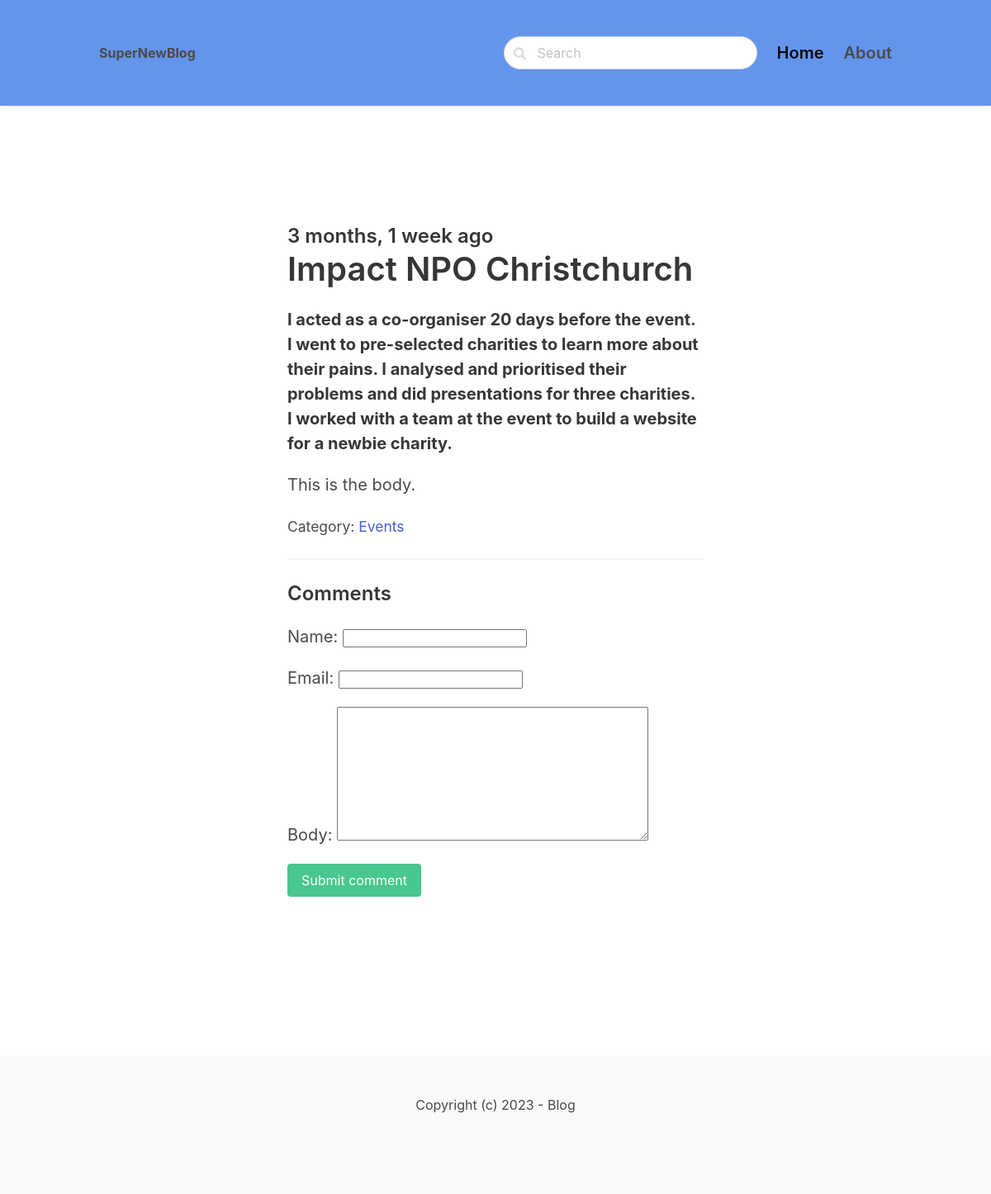
/events/impact-npo-christchurch/, run on the app's committed database.
### blog/models.py (models this page shows, shortened)
class Post(models.Model):
    ACTIVE = 'active'
    DRAFT = 'draft'
    CHOICES_STATUS = (
        (ACTIVE, 'Active'),
        (DRAFT, 'Draft')
    )
    category = models.ForeignKey(Category, related_name='posts', on_delete=models.CASCADE)
    title = models.CharField(max_length=255)
    slug = models.SlugField()
    intro = models. TextField()
    body = models.TextField()
    created_at = models.DateTimeField(auto_now_add=True)
    status = models.CharField(max_length=10, choices=CHOICES_STATUS, default=ACTIVE)
    image = models.ImageField(upload_to='uploads/', blank=True, null=True)
    class Meta:
        ordering = ('-created_at',)

class Category(models.Model):
    title = models.CharField(max_length=255)
    slug = models.SlugField()
    class Meta:
        ordering = ('title',)
        verbose_name_plural = 'Categories'
    def __str__(self):
        return self.title

### blog/views.py (the view)
# urls.py: path('<slug:category_slug>/<slug:slug>/', views.detail, name='post_detail'),
def detail(request, category_slug, slug):
    post = get_object_or_404(Post, slug=slug, status=Post.ACTIVE)
    if request.method == 'POST':
        form = CommentForm(request.POST)
        if form.is_valid():
            comment = form.save(commit=False)
            comment.post = post
            comment.save()
            return redirect('post_detail', slug=slug)
    else:
        form = CommentForm()
    return render(request, 'blog/detail.html', {'post': post, 'form' : form})

### blog/forms.py
class CommentForm(forms.ModelForm):
    class Meta:
        model = Comment
        fields = ('name', 'email', 'body')

### blog/templates/blog/detail.html (shortened to what this page needs)
{% extends 'core/base.html' %}
{% block content %}
<section class="hero">
    <div class="hero-body">
        <div class="container">
            <section class="section">
                <div class="columns">
                    <div class="column is-8 is-offset-2">
                        <div class="content is-medium">
                            <h2 class="subtitle is-4">{{ post.created_at|timesince }} ago</h2>
                            <h1 class="title">{{ post.title }}</h1>
                            <p><strong>{{ post.intro }}</strong></p>
                            <p>{{ post.body }}</p>
                            <p><small>Category: <a href="{% url 'category_detail' post.category.slug %}">{{ post.category }}</a></small></p>
                            <hr>
                            <h2 class="subtitle is-4">Comments</h2>
                            <form method="post" class="mb-6">
                                {{ form.as_p }}
                                <div class="field">
                                    <div class="control">
                                        <button class="button is-success">Submit comment</button>
                                    </div>
                                </div>
                            </form>
                        </div>
                    </div>
                </div>
            </section>
        </div>
    </div>
</section>
{% endblock %}

### data on the page
Post: created_at "3 months, 1 week", title "Impact NPO Christchurch", intro "I acted as a co-organiser 20 days before the event. I went to pre-selected charities to learn more about their pains. I analysed and prioritised their problems and did presentations for three charities. I worked with a team at the event to build a website for a newbie charity.", body "This is the body.", category "Events"
